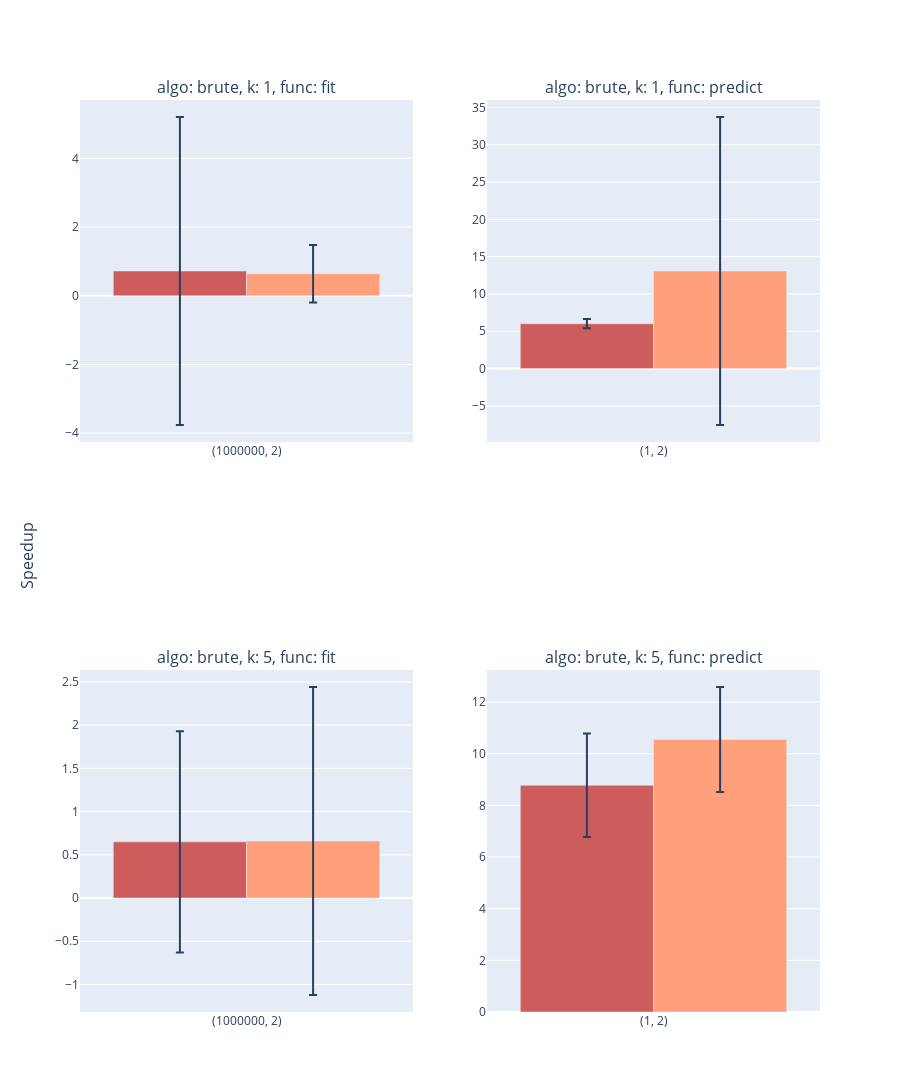

Notebook code for this chart:
### Code cell
%load_ext autoreload
from utils import plot_knn
plot_knn()

### Figure 1 — Plotly figure (JSON) as saved in the notebook; plotly's stock layout.template omitted (floating-point values rounded to 4 significant figures)
{"data": [{"customdata": [["fit", 1000000, 2, "brute", 1, 1, 0.0757, 0.1052, 0.72, 4.48]], "error_y": {"array": [4.48], "type": "data"}, "hovertemplate": "function: <b>%{customdata[0]}</b><br>n_samples: <b>%{customdata[1]}</b><br>n_features: <b>%{customdata[2]}</b><br>algo: <b>%{customdata[3]}</b><br>n_jobs: <b>%{customdata[4]}</b><br>n_neighbors: <b>%{customdata[5]}</b><br>Time sklearn (s): <b>%{customdata[6]}</b><br>Time d4p (s): <b>%{customdata[7]}</b><br>speedup: <b>%{customdata[8]}</b><br>speedup error: <b>%{customdata[9]}</b><br><extra></extra>", "marker": {"color": "indianred"}, "name": "n_jobs: 1", "showlegend": false, "type": "bar", "x": ["(1000000, 2)"], "xaxis": "x", "y": [0.72], "yaxis": "y"}, {"customdata": [["fit", 1000000, 2, "brute", -1, 1, 0.0679, 0.1054, 0.64, 0.84]], "error_y": {"array": [0.84], "type": "data"}, "hovertemplate": "function: <b>%{customdata[0]}</b><br>n_samples: <b>%{customdata[1]}</b><br>n_features: <b>%{customdata[2]}</b><br>algo: <b>%{customdata[3]}</b><br>n_jobs: <b>%{customdata[4]}</b><br>n_neighbors: <b>%{customdata[5]}</b><br>Time sklearn (s): <b>%{customdata[6]}</b><br>Time d4p (s): <b>%{customdata[7]}</b><br>speedup: <b>%{customdata[9]}</b><br>speedup error: <b>%{customdata[10]}</b><br><extra></extra>", "marker": {"color": "lightsalmon"}, "name": "n_jobs: -1", "showlegend": false, "type": "bar", "x": ["(1000000, 2)"], "xaxis": "x", "y": [0.64], "yaxis": "y"}, {"customdata": [["predict", 1, 2, "brute", 1, 1, 0.0256, 0.0043, 6.01, 0.62]], "error_y": {"array": [0.62], "type": "data"}, "hovertemplate": "function: <b>%{customdata[0]}</b><br>n_samples: <b>%{customdata[1]}</b><br>n_features: <b>%{customdata[2]}</b><br>algo: <b>%{customdata[3]}</b><br>n_jobs: <b>%{customdata[4]}</b><br>n_neighbors: <b>%{customdata[5]}</b><br>Time sklearn (s): <b>%{customdata[6]}</b><br>Time d4p (s): <b>%{customdata[7]}</b><br>speedup: <b>%{customdata[8]}</b><br>speedup error: <b>%{customdata[9]}</b><br><extra></extra>", "marker": {"color": "indianred"}, "name": "n_jobs: 1", "showlegend": false, "type": "bar", "x": ["(1, 2)"], "xaxis": "x2", "y": [6.01], "yaxis": "y2"}, {"customdata": [["predict", 1, 2, "brute", -1, 1, 0.0578, 0.0044, 13.08, 20.63]], "error_y": {"array": [20.63], "type": "data"}, "hovertemplate": "function: <b>%{customdata[0]}</b><br>n_samples: <b>%{customdata[1]}</b><br>n_features: <b>%{customdata[2]}</b><br>algo: <b>%{customdata[3]}</b><br>n_jobs: <b>%{customdata[4]}</b><br>n_neighbors: <b>%{customdata[5]}</b><br>Time sklearn (s): <b>%{customdata[6]}</b><br>Time d4p (s): <b>%{customdata[7]}</b><br>speedup: <b>%{customdata[9]}</b><br>speedup error: <b>%{customdata[10]}</b><br><extra></extra>", "marker": {"color": "lightsalmon"}, "name": "n_jobs: -1", "showlegend": false, "type": "bar", "x": ["(1, 2)"], "xaxis": "x2", "y": [13.08], "yaxis": "y2"}, {"customdata": [["fit", 1000000, 2, "brute", 1, 5, 0.0689, 0.1059, 0.65, 1.28]], "error_y": {"array": [1.28], "type": "data"}, "hovertemplate": "function: <b>%{customdata[0]}</b><br>n_samples: <b>%{customdata[1]}</b><br>n_features: <b>%{customdata[2]}</b><br>algo: <b>%{customdata[3]}</b><br>n_jobs: <b>%{customdata[4]}</b><br>n_neighbors: <b>%{customdata[5]}</b><br>Time sklearn (s): <b>%{customdata[6]}</b><br>Time d4p (s): <b>%{customdata[7]}</b><br>speedup: <b>%{customdata[8]}</b><br>speedup error: <b>%{customdata[9]}</b><br><extra></extra>", "marker": {"color": "indianred"}, "name": "n_jobs: 1", "showlegend": false, "type": "bar", "x": ["(1000000, 2)"], "xaxis": "x3", "y": [0.65], "yaxis": "y3"}, {"customdata": [["fit", 1000000, 2, "brute", -1, 5, 0.0715, 0.1086, 0.66, 1.78]], "error_y": {"array": [1.78], "type": "data"}, "hovertemplate": "function: <b>%{customdata[0]}</b><br>n_samples: <b>%{customdata[1]}</b><br>n_features: <b>%{customdata[2]}</b><br>algo: <b>%{customdata[3]}</b><br>n_jobs: <b>%{customdata[4]}</b><br>n_neighbors: <b>%{customdata[5]}</b><br>Time sklearn (s): <b>%{customdata[6]}</b><br>Time d4p (s): <b>%{customdata[7]}</b><br>speedup: <b>%{customdata[9]}</b><br>speedup error: <b>%{customdata[10]}</b><br><extra></extra>", "marker": {"color": "lightsalmon"}, "name": "n_jobs: -1", "showlegend": false, "type": "bar", "x": ["(1000000, 2)"], "xaxis": "x3", "y": [0.66], "yaxis": "y3"}, {"customdata": [["predict", 1, 2, "brute", 1, 5, 0.0389, 0.0044, 8.78, 2]], "error_y": {"array": [2], "type": "data"}, "hovertemplate": "function: <b>%{customdata[0]}</b><br>n_samples: <b>%{customdata[1]}</b><br>n_features: <b>%{customdata[2]}</b><br>algo: <b>%{customdata[3]}</b><br>n_jobs: <b>%{customdata[4]}</b><br>n_neighbors: <b>%{customdata[5]}</b><br>Time sklearn (s): <b>%{customdata[6]}</b><br>Time d4p (s): <b>%{customdata[7]}</b><br>speedup: <b>%{customdata[8]}</b><br>speedup error: <b>%{customdata[9]}</b><br><extra></extra>", "marker": {"color": "indianred"}, "name": "n_jobs: 1", "showlegend": false, "type": "bar", "x": ["(1, 2)"], "xaxis": "x4", "y": [8.78], "yaxis": "y4"}, {"customdata": [["predict", 1, 2, "brute", -1, 5, 0.0432, 0.0041, 10.55, 2.03]], "error_y": {"array": [2.03], "type": "data"}, "hovertemplate": "function: <b>%{customdata[0]}</b><br>n_samples: <b>%{customdata[1]}</b><br>n_features: <b>%{customdata[2]}</b><br>algo: <b>%{customdata[3]}</b><br>n_jobs: <b>%{customdata[4]}</b><br>n_neighbors: <b>%{customdata[5]}</b><br>Time sklearn (s): <b>%{customdata[6]}</b><br>Time d4p (s): <b>%{customdata[7]}</b><br>speedup: <b>%{customdata[9]}</b><br>speedup error: <b>%{customdata[10]}</b><br><extra></extra>", "marker": {"color": "lightsalmon"}, "name": "n_jobs: -1", "showlegend": false, "type": "bar", "x": ["(1, 2)"], "xaxis": "x4", "y": [10.55], "yaxis": "y4"}], "layout": {"annotations": [{"font": {"size": 16}, "showarrow": false, "text": "algo: brute, k: 1, func: fit", "x": 0.225, "xanchor": "center", "xref": "paper", "y": 1, "yanchor": "bottom", "yref": "paper"}, {"font": {"size": 16}, "showarrow": false, "text": "algo: brute, k: 1, func: predict", "x": 0.775, "xanchor": "center", "xref": "paper", "y": 1, "yanchor": "bottom", "yref": "paper"}, {"font": {"size": 16}, "showarrow": false, "text": "algo: brute, k: 5, func: fit", "x": 0.225, "xanchor": "center", "xref": "paper", "y": 0.375, "yanchor": "bottom", "yref": "paper"}, {"font": {"size": 16}, "showarrow": false, "text": "algo: brute, k: 5, func: predict", "x": 0.775, "xanchor": "center", "xref": "paper", "y": 0.375, "yanchor": "bottom", "yref": "paper"}, {"font": {"size": 16}, "showarrow": false, "text": "Speedup", "textangle": -90, "x": 0, "xanchor": "right", "xref": "paper", "xshift": -40, "y": 0.5, "yanchor": "middle", "yref": "paper"}], "barmode": "group", "height": 1500, "showlegend": false, "xaxis": {"anchor": "y", "domain": [0, 0.45]}, "xaxis2": {"anchor": "y2", "domain": [0.55, 1]}, "xaxis3": {"anchor": "y3", "domain": [0, 0.45]}, "xaxis4": {"anchor": "y4", "domain": [0.55, 1]}, "yaxis": {"anchor": "x", "domain": [0.625, 1]}, "yaxis2": {"anchor": "x2", "domain": [0.625, 1]}, "yaxis3": {"anchor": "x3", "domain": [0, 0.375]}, "yaxis4": {"anchor": "x4", "domain": [0, 0.375]}}}
